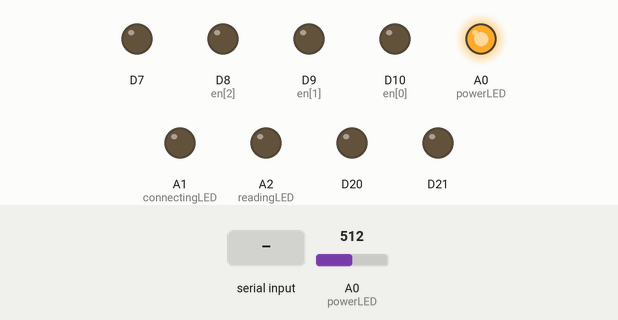
Simulated run of this sketch. Board: Arduino Zero (SAMD21). Shown: output pins drawn as LEDs (lit = HIGH). Dashed ring = blinking. The test bench sets the inputs (shaded band); at power-on: A0 (powerLED) = 512. The local clock reads 2024-03-15 10:24:30 at power-on unless the sketch sets it; storage starts empty; pins used as bus, display or sensor lines are not drawn; what the sketch prints to the serial monitor is not drawn.

Above: at 1.2 s.
1.3 s: "5," received over Serial
At 1.63 s:
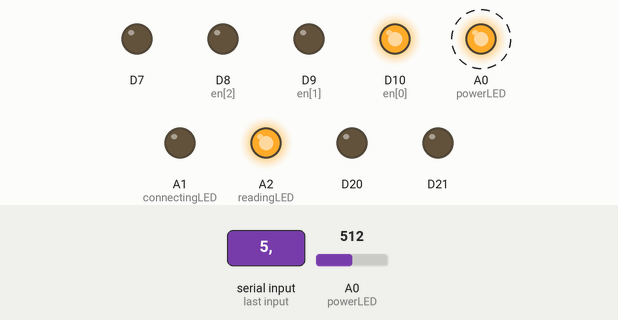
4.3 s: "2," received over Serial
At 5.0 s:
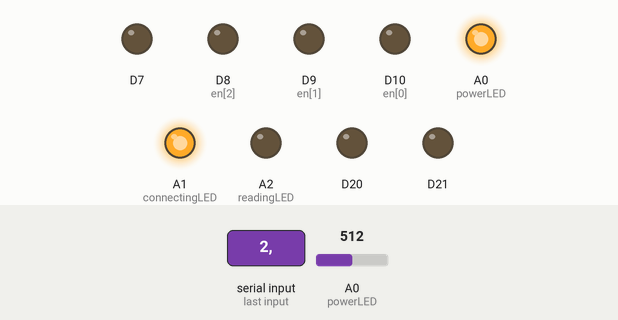
5.8 s: "5," received over Serial
At 6.13 s:
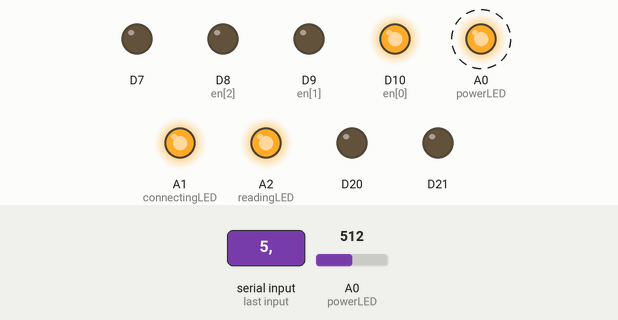
Timing chart, 0 to 9.8 s (numbered marks = the images above; inputs shaded):
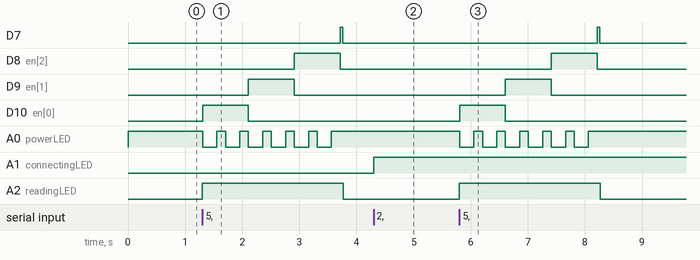

Measured:
- after the input at 1.3 s, D7: LOW → HIGH after 2.4 s, → LOW 0.05 s later; D8 (en[2]): LOW → HIGH after 1.6 s, → LOW 0.80 s later; D9 (en[1]): LOW → HIGH after 0.81 s, → LOW 0.80 s later; D10 (en[0]): LOW → HIGH at once, → LOW 0.80 s later; A0 (powerLED): alternates HIGH for 0.15 s and LOW for 0.25 s, 12 changes in all, then stays HIGH, starting at once
- after the input at 4.3 s, A1 (connectingLED): LOW → HIGH at once
- after the input at 5.8 s, D7: LOW → HIGH after 2.4 s, → LOW 0.05 s later; D8 (en[2]): LOW → HIGH after 1.6 s, → LOW 0.80 s later; D9 (en[1]): LOW → HIGH after 0.81 s, → LOW 0.80 s later; D10 (en[0]): LOW → HIGH at once, → LOW 0.80 s later; A0 (powerLED): alternates HIGH for 0.15 s and LOW for 0.25 s, 12 changes in all, then stays HIGH, starting at once

The sketch:

Sensing-water.ino
```cpp
/*part pf the SD related code is from Arduino Library-> SD-> DataLogger
The circuit:
 * analog sensors on analog ins 0, 1, and 2
 * SD card attached to SPI bus as follows:
 ** MOSI - pin 11
 ** MISO - pin 12
 ** CLK - pin 13
 ** CS - pin 4
 */

#include <SPI.h>
#include <SD.h>

// On the Ethernet Shield, CS is pin 4. Note that even if it's not
// used as the CS pin, the hardware CS pin (10 on most Arduino boards,
// 53 on the Mega) must be left as an output or the SD library
// functions will not work.
const int chipSelect = 4;

// -------code for RTC stamping
// Date and time functions using a DS1307 RTC connected via I2C and Wire lib
#include <Wire.h>
#include "RTClib.h"
#if defined(ARDUINO_ARCH_SAMD)
// for Zero, output on USB Serial console, remove line below if using programming port to program the Zero!
   #define Serial SerialUSB
#endif

RTC_DS1307 rtc;
char daysOfTheWeek[7][12] = {"Sunday", "Monday", "Tuesday", "Wednesday", "Thursday", "Friday", "Saturday"};

//----for pins-----//
int s0 = 2;
int s1 = 3;
// pin 4 is for SD shield
int s2 = 5;
int s3 = 6;

int en[] = {10, 9, 8};

int powerLED =14; //lights up if it is powered on
int connectingLED = 15;//lights up if it is connected with PC
int readingLED = 16; // on while reading/sending data.

//-----
int r0 = 0;      //value of select pin at the 4051 (s0)
int r1 = 0;      //value of select pin at the 4051 (s1)
int r2 = 0;      //value of select pin at the 4051 (s2)
int r3 = 0;


int mux = 0;
int count = 0;   //which y pin we are selectingint r0 = 0;      //value of select pin at the 4051 (s0)

int sensorPin = 0;

// select the input pin for the potentiometer
//int ledPin = 13;      // select the pin for the LED
int sensorValue = 0;  // variable to store the value coming from the sensor

// ---------CHANGE HERE BASED ON WHAT YOU NEED---------------------
String fileName = "";

int holeDepth = 0;//unit: cm. for having log
//int holeDepth = 4000;
//int holeDepth = 3000;
int sensorInterval= 0; //unit: cm. for having log DONE
int timeInterval = 0; //unit: ms.
int sampleNumbers = 0; //unit: times. 0,10,20,30,40,50,60,70,80,90mins  DONE

//float dResistor = 2174.0;
//float dResistor = 261.0;cardboard prototype
float dResistor = 238.8;
//float vDD = 5040.0; //9v
float vDD = 4990.0; //using computer

int noSalt = 1;
bool connectingStatus = false;
//------------------------------------------------------------------

int sensorCount = 1;

//float outputValue = 0.0;
//float rValue = 0.0;
bool saltStatus = false; //knowing whether it is salted or not

//--------------for UI and Control Flow
int inputCommand = 0;
int stage = 0;
bool prompt = false;
//-------------------------------------

unsigned long previousTime;
unsigned long currentTime;
bool interrupt = false;
int samplingCounter = 0;

unsigned long timeInterval_long = 0;


void setup()
{
    pinMode(7, OUTPUT);
	// put your setup code here, to run once:

    pinMode(s0, OUTPUT);
    pinMode(s1, OUTPUT);
    pinMode(s2, OUTPUT);
    pinMode(s3, OUTPUT);

    pinMode(20, OUTPUT);
    pinMode(21, OUTPUT);

    pinMode(powerLED, OUTPUT);
    pinMode(connectingLED, OUTPUT);
    pinMode(readingLED, OUTPUT);

	digitalWrite(s0, LOW);
	digitalWrite(s1, LOW);
	digitalWrite(s2, LOW);
	digitalWrite(s3, LOW);

	digitalWrite(powerLED, HIGH);
	digitalWrite(connectingLED, LOW);
	digitalWrite(readingLED, LOW);

	for(int i = 0; i<3; i++) ////-----------------TODO
	{
	    pinMode(en[i], OUTPUT);
	}

	for(int i = 0; i<3; i++) ////-----------------TODO
	{
		digitalWrite(en[i], LOW);
	}
	  //deactiviate all muxwhile starting


	Serial.begin(9600);
	  //-----SD------
	//---for DEBUGGING---Serial.print("Initializing SD card...");
	// make sure that the default chip select pin is set to
	// output, even if you don't use it:
	pinMode(10, OUTPUT);

	// see if the card is present and can be initialized:
	if (!SD.begin(chipSelect)) {
		//---for DEBUGGING---Serial.println("Card failed, or not present");
		// don't do anything more:
		return;
	}
	//---for DEBUGGING---Serial.println("card initialized.");

	//--------------for setting up RTC
	if (! rtc.begin()) {
		Serial.println("Couldn't find RTC");
		while (1);
	}

	if (! rtc.isrunning()) {
		Serial.println("RTC is NOT running!");
		// following line sets the RTC to the date & time this sketch was compiled
		rtc.adjust(DateTime(F(__DATE__), F(__TIME__)));
		// This line sets the RTC with an explicit date & time, for example to set
		// January 21, 2014 at 3am you would call:
		// rtc.adjust(DateTime(2014, 1, 21, 3, 0, 0));
	}
	//----IMPORTANT-------SET TIME BY UNCOMMENTING THIS, UPLOAD, and then COMMENT IT and UPLOAD again.-------------- SET TIME BY UNCOMMENTING THIS, and then COMMENT IT and UPLOAD again.
	//rtc.adjust(DateTime(F(__DATE__), F(__TIME__)));
	//---------------

	//estabilish contact. waiting for response.
	//establishContact();

}


void loop()
{
    String temp = "";

    if(Serial.available()>0)
 	{
 		temp = Serial.readStringUntil(',');
 		inputCommand = temp.toInt();
 	}

 	switch (inputCommand)
 	{
 		case 0:
 			//all resetting code is here;
 			break;
 	    case 1:
 	    	// do something
 	    	temp = Serial.readStringUntil(',');
         	holeDepth = temp.toInt()*100;

        	temp = Serial.readStringUntil(',');
          	sensorInterval = temp.toInt();

          	temp = Serial.readStringUntil(',');
          	noSalt = temp.toInt();

          	temp = Serial.readStringUntil(',');
          	sampleNumbers = temp.toInt();

          	temp = Serial.readStringUntil(',');
         	//timeInterval = temp.toInt();
            timeInterval = (int)(temp.toFloat()*10);
            /*
            Serial.print("tI: ");
            Serial.print(timeInterval);
            Serial.print(",");
            */
            timeInterval_long = (unsigned long)timeInterval*6000;
            /*
            Serial.print("tI_l: ");
            Serial.print(timeInterval_long);
            Serial.print(",");
            */
            //timeInterval = temp.toInt();

            if(noSalt == 1)inputCommand = 5; //after set up, no need to set up twice.
            else if(noSalt == 0) inputCommand = 6; //after set up, no need to set up twice.
            else if(noSalt == 2) inputCommand = 7;  //starting after sometime, not starting in the beginning.
            break;

 	    case 2:
 	      	Serial.print("ok,end,");
            digitalWrite(connectingLED, HIGH);
            inputCommand = 0;
 	    	break;
 	    case 3:
 	    	Serial.print("close,end,");
        	digitalWrite(connectingLED, LOW);
        	inputCommand = 0;
        	stage = 0;//reset the ========start scanning=======
 			break;
 		case 4:
 			Serial.print("stop,end,");
 			interrupt = true;//???
 			//RESET inputcommand = 0;
 			inputCommand = 0; //resetting
 			samplingCounter = 0; //TODO more????????????
 			break;
 		case 5: //noSalt == 1   //independent scan!!
 			//DO stuff here?
			scanSensors();
			inputCommand = 0;//resetting
			stage = 1;
			break;

		case 6: //noSalt == 0  //continuous scan
			/*
		 	for(int i = 0; i<= sampleNumbers - 1; i++)
		    {
		        //to be changed
		        //---for DEBUGGING---Serial.print("	");
		        //---for DEBUGGING---Serial.print(i);
		        //---for DEBUGGING---Serial.println("0 mins sensor scanning-------");
		        scanSensors();
		        if(i < sampleNumbers - 1)
		        {
		      unsigned int x = timeInterval*6000;  //can' use unsigned long/ long/ int (will overflow?
		      Serial.print(x);
		      Serial.print("  ");
		        	delay(x);
		        }
		    }
		    */


		    if(samplingCounter == 0){
		        scanSensors(); //first scan
		    	previousTime = millis();
		    	samplingCounter++;
		    }
		    else if(samplingCounter < sampleNumbers && millis()-previousTime >= timeInterval_long){
		  		previousTime = millis();
		    	scanSensors();
		    	samplingCounter++;
			}
			else if(samplingCounter == sampleNumbers){
				//Serial.print("completed,end,");//FOR DEBUGGING
				samplingCounter = 0; //resetting
				inputCommand = 0; //resetting
			}
			//else{
				//Serial.print("exception caught");
			//}
			stage = 1;
 			break;
 		case 7: //noSalt == 2
 			if(samplingCounter == 0){
		        //scanSensors(); //first scan
		    	previousTime = millis();
		    	samplingCounter++;
		    }
		    else if(samplingCounter < sampleNumbers+1 && millis()-previousTime >= timeInterval_long){
		    	previousTime = millis();
		    	scanSensors();
		    	samplingCounter++;
			}
			else if(samplingCounter == sampleNumbers+1){
				//Serial.print("completed,end,");//FOR DEBUGGING
				samplingCounter = 0; //resetting
				inputCommand = 0; //resetting
			}
			//else{
				//Serial.print("exception caught");
			//}
			stage = 1;
 			break;
 	    default:
 	    	Serial.print("Invalid input or not initialized,end,");
        	inputCommand = 0;
 	      // do something
	}


 		//start using millis????

        //---for DEBUGGING---Serial.println("-------finish scanning with salt...");
        //---for DEBUGGING---Serial.println(">>>entering y to start another round<<<");
	//
    	//inputCommand = 0;
        //stage = 1;


}

void scanSensors()
{
	digitalWrite(readingLED, HIGH);
	int currentDepth = holeDepth; //resetting the depth

	//for RTC
	DateTime now = rtc.now();


	fileName = String(now.year());
	if(now.month()<10) fileName += "0";
	fileName += String(now.month());
	if(now.day()<10) fileName += "0";
	fileName += String(now.day());
	fileName += ".TXT";


       // fileName = "0122.TXT";

	char fileNameCharArray[fileName.length()+1];
	fileName.toCharArray(fileNameCharArray, fileName.length()+1);

	File dataFile = SD.open(fileNameCharArray, FILE_WRITE);

	// make a string for assembling the data to log:
	String timeStamp = "";

	timeStamp += String(now.year());
	timeStamp += "/";
	timeStamp += String(now.month());
	timeStamp += "/";
	timeStamp += String(now.day());
	timeStamp += " ";
	timeStamp += String(now.hour());
	timeStamp += ":";
	timeStamp += String(now.minute());
	timeStamp += ":";
	timeStamp += String(now.second());

	//---for DEBUGGING---Serial.println("		Stamping time... ");
	if (dataFile) {
		if(stage == 0)
		{
		dataFile.println("===========Start scanning===========");
                stage = 1;
		}

		dataFile.println(timeStamp);
		dataFile.println();
		// print to the serial port too:
		//---for DEBUGGING---Serial.print("		");
		//---for DEBUGGING---Serial.println(timeStamp);
		//---for DEBUGGING---Serial.println("		finished stamping!");
		}
		else {
		//Serial.print("error opening 1,");
                }


	String dataString = "";
	String pcString = "";

	//start sampling
	for ( mux = 0; mux < 3; mux++ )
	{
		//Serial.print("----------------Now at MUX ");
		//Serial.print(mux);
		//Serial.println(" --------------------");

		digitalWrite(en[mux], HIGH); //enabling the MUX separately

		for( count = 0; count< 16; count++)
		{

			r0 = bitRead(count, 0);
			r1 = bitRead(count, 1);
			r2 = bitRead(count, 2);
			r3 = bitRead(count, 3);

			//Serial.print(r3);
			//Serial.print(r2);
			//Serial.print(r1);
			//Serial.println(r0);
			//TODO
			digitalWrite(s0, r0);
			digitalWrite(s1, r1);
			digitalWrite(s2, r2);
			digitalWrite(s3, r3);
			//-------------

			//make sure it is OK??????
			//if(count%3 == 0)
			if(count <= 3)digitalWrite(powerLED, LOW);
			if(count >7 && count <= 11)digitalWrite(powerLED, LOW);
			delay(50);
			// TODO add different time

			sensorValue = analogRead(sensorPin);
			if(count > 3 && count <=7)digitalWrite(powerLED, HIGH);
			if(count > 11) digitalWrite(powerLED, HIGH);
			//---for DEBUGGING---Serial.print("Sensor No.");
			//---for DEBUGGING---Serial.println(sensorCount);
			sensorCount++;
			//---for DEBUGGING---Serial.print("a0: ");
			//---for DEBUGGING---Serial.println(sensorValue);

			dataString += formatLog(sensorValue, currentDepth);
			currentDepth -= sensorInterval;

			pcString += String(sensorRawToR(sensorValue));
			pcString += ",";
			//------END of making right log format
			//if (count < 15) {
			//	dataString += ", ";
			//}
			//------
			//---for DEBUGGING---Serial.println();
			//delay(500);
		}//end for pin 0-15
		digitalWrite(en[mux], LOW);//disabling that MUX
		//---for DEBUGGING---Serial.print(">>>>>>>>>>>Finished MUX<<<<<<<<<<<");
		//---for DEBUGGING---Serial.print(mux);
		//---for DEBUGGING---Serial.println(".");
		//---for DEBUGGING---Serial.println();
		//---for DEBUGGING---Serial.println();
	}//-------end for mux 0-2

	//sensor 49(was not in the MUX array) ----
	//---for DEBUGGING---Serial.print("Sesnor No.");
	//---for DEBUGGING---Serial.println(sensorCount);
	sensorCount = 1; //make it back to 1 again
	digitalWrite(7, HIGH);
	delay(50);
	sensorValue = analogRead(sensorPin);
	digitalWrite(7, LOW);
	//---for DEBUGGING---Serial.print("a0: ");
	//---for DEBUGGING---Serial.println(sensorValue);
	dataString += formatLog(sensorValue, currentDepth);//return a string waiting to be written
	pcString += String(sensorRawToR(sensorValue));
	pcString += ",";
	//currentDepth -= sensorInterval; //last one so no need to subtract again

	//---------------------------------------------------------------------------
        //Serial.print("test2,");
    pcString += "end,";
	Serial.print(pcString);

	//---for DEBUGGING---Serial.println("		writing sensor data... ");//--all at once
	if (dataFile)
	{
		dataFile.println(dataString);
		dataFile.println("------------------------");
		// print to the serial port too:
                //writeString(dataString);
                //Serial.write(test);
		//---for DEBUGGING---Serial.print("		");

		//---for DEBUGGING---Serial.println("		finished writing!");
	}
	else
	{
		Serial.println("error opening 2,end,");
	}
	//delay(1000);
	//delay(7000);
	dataFile.close();
	digitalWrite(readingLED, LOW);
}

String formatLog(int sensor, int currentDepth)
{
	String tempString = "";
	//---for DEBUGGING---String consoleString = "";

	tempString += "0";
	tempString += String(currentDepth);

	//---for DEBUGGING---consoleString += "(";
	//for debugging

	int irValue = sensorRawToR(sensor);

	if(irValue >= 1000) //ex:1453, 2047, 1000 -> 01453 //BE CAREFULL!!!!
	{
		tempString += "0";
	}
	else if(irValue < 1000 && irValue >= 100) //ex: irValue == 999 ,101 or 100 ->00999
	{
		tempString += "00";
	}
	else if(irValue < 100 && irValue >= 10)  //ex: irValue == 99, 11 or 10 -> 00099
	{
		tempString += "000";
	}
	else if(irValue < 10 && irValue >= 0) // ex: irValue == 9, 1 or 0 -> 00009, 00000
	{
		tempString += "0000";
	}
	else
	{
	//---for DEBUGGING---	Serial.print("have weird irValue: ");
	//---for DEBUGGING---	Serial.println(irValue);
	}

	tempString += String(irValue);
	//---for DEBUGGING---consoleString += tempString;

/*
	if(infiniteStatus == 2)
	{
	//---for DEBUGGING---	consoleString += " - Inf.) ";
	}
	else if(infiniteStatus == 1)
	{

	//---for DEBUGGING---	consoleString += " - >2047) ";
	}
	else //infiniteStatus = 0
	{
	//---for DEBUGGING---	consoleString += " - Normal) ";
	}

	//---for DEBUGGING---Serial.println(consoleString);
*/
	return tempString;
}

int sensorRawToR(int sensor)
{

	//int infiniteStatus = 0; //0: under 2047, 1:>2047, 2: inf.

	float oValue = convert(sensor, 0, 1023, 0, vDD);
	//Serial.println(outputValue);//TO BE DELETED
	float r = 0.0;
	if(oValue!= 0)
	{
		r = (dResistor*(vDD - oValue))/oValue;
		//infiniteStatus = 0;
	}
	else
	{
		r = 2047; //BE CAREFUL.......!!
		//infiniteStatus = 2;
	}
	//---for DEBUGGING---Serial.println(rValue);

	int integerReValue = 0;

	if(r <=2047){
	    integerReValue = (int)r;
	}
	else{
		integerReValue = 2047;
		//infiniteStatus = 1;

	}
	return integerReValue;
}

float convert(float value, float in_min, float in_max, float out_min, float out_max)
{
	return (value - in_min) * (out_max - out_min) / (in_max - in_min) + out_min;
}
```
